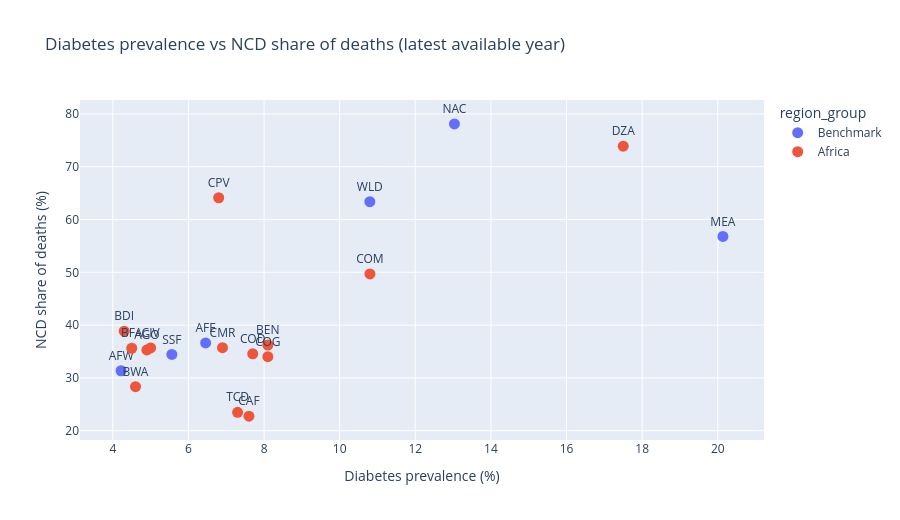

Notebook code for this chart:
### Markdown cell above
## 5. Linking metabolic risk to mortality

### Code cell
# Visualisation 7 - Diabetes prevalence vs NCD share of deaths (plotly scatter)
latest_vals = (obs[(obs["is_latest"] == 1) & obs["region_group"].isin(["Africa", "USA", "Benchmark"])]
               .pivot_table(index=["iso3", "country_name", "region_group"], columns="indicator_key",
                            values="value").reset_index())
both = latest_vals.dropna(subset=["diabetes_prevalence", "ncd_deaths"])
fig = px.scatter(
    both, x="diabetes_prevalence", y="ncd_deaths", color="region_group", text="iso3",
    hover_name="country_name",
    labels={"diabetes_prevalence": "Diabetes prevalence (%)", "ncd_deaths": "NCD share of deaths (%)"},
    title="Diabetes prevalence vs NCD share of deaths (latest available year)",
)
fig.update_traces(textposition="top center", marker=dict(size=11))
fig.update_layout(height=520)
fig.show()

corr = both[["diabetes_prevalence", "ncd_deaths"]].corr().iloc[0, 1]
print(f"Pearson correlation (n={len(both)}): {corr:.2f}")

### Figure 1 — Plotly figure (JSON) as saved in the notebook; plotly's stock layout.template omitted (floating-point values rounded to 4 significant figures)
{"data": [{"hovertemplate": "<b>%{hovertext}</b><br><br>region_group=Benchmark<br>Diabetes prevalence (%)=%{x}<br>NCD share of deaths (%)=%{y}<br>iso3=%{text}<extra></extra>", "hovertext": ["Africa Eastern and Southern", "Africa Western and Central", "Middle East, North Africa, Afghanistan & Pakistan", "North America", "Sub-Saharan Africa", "World"], "legendgroup": "Benchmark", "marker": {"color": "#636efa", "size": 11, "symbol": "circle"}, "mode": "markers+text", "name": "Benchmark", "orientation": "v", "showlegend": true, "text": ["AFE", "AFW", "MEA", "NAC", "SSF", "WLD"], "textposition": "top center", "type": "scatter", "x": [6.454, 4.218, 20.14, 13.04, 5.561, 10.8], "xaxis": "x", "y": [36.62, 31.36, 56.79, 78.11, 34.45, 63.37], "yaxis": "y"}, {"hovertemplate": "<b>%{hovertext}</b><br><br>region_group=Africa<br>Diabetes prevalence (%)=%{x}<br>NCD share of deaths (%)=%{y}<br>iso3=%{text}<extra></extra>", "hovertext": ["Angola", "Burundi", "Benin", "Burkina Faso", "Botswana", "Central African Republic", "Cote d'Ivoire", "Cameroon", "Congo, Dem. Rep.", "Congo, Rep.", "Comoros", "Cabo Verde", "Algeria", "Chad"], "legendgroup": "Africa", "marker": {"color": "#EF553B", "size": 11, "symbol": "circle"}, "mode": "markers+text", "name": "Africa", "orientation": "v", "showlegend": true, "text": ["AGO", "BDI", "BEN", "BFA", "BWA", "CAF", "CIV", "CMR", "COD", "COG", "COM", "CPV", "DZA", "TCD"], "textposition": "top center", "type": "scatter", "x": [4.9, 4.3, 8.1, 4.5, 4.6, 7.6, 5.0, 6.9, 7.7, 8.1, 10.8, 6.8, 17.5, 7.3], "xaxis": "x", "y": [35.3, 38.85, 36.23, 35.62, 28.35, 22.76, 35.67, 35.72, 34.56, 34.01, 49.7, 64.12, 73.89, 23.48], "yaxis": "y"}], "layout": {"height": 520, "legend": {"title": {"text": "region_group"}, "tracegroupgap": 0}, "title": {"text": "Diabetes prevalence vs NCD share of deaths (latest available year)"}, "xaxis": {"anchor": "y", "domain": [0.0, 1.0], "title": {"text": "Diabetes prevalence (%)"}}, "yaxis": {"anchor": "x", "domain": [0.0, 1.0], "title": {"text": "NCD share of deaths (%)"}}}}
